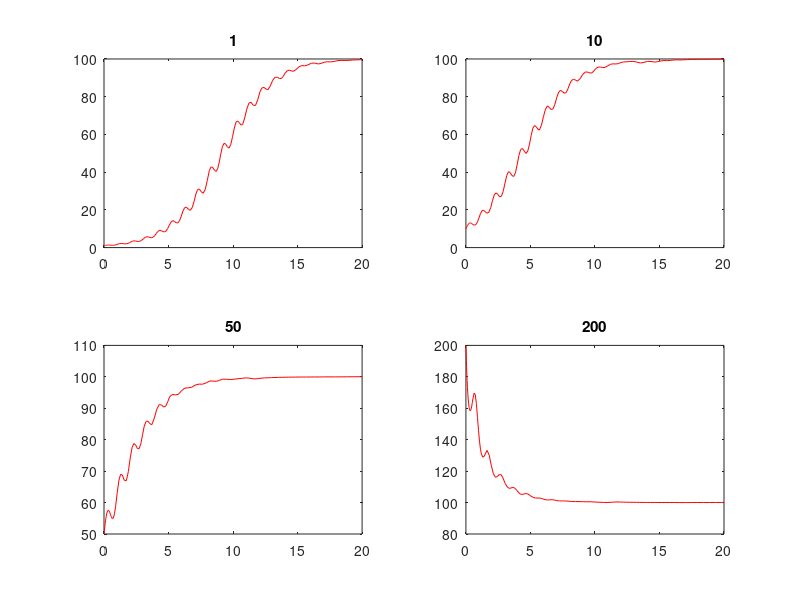

This figure's MATLAB source:
alpha=@(t)(1/2+cos(2*pi*t));
f=@(t,y)(alpha(t)*y*(1-y/100));
slot=[0,20];
y0=[1,10,50,200];
for i=1:4
    [x,u]=ode45(f, slot, y0(i));
    subplot(2,2,i);
    plot(x,u,'r');
    title(y0(i));
end
